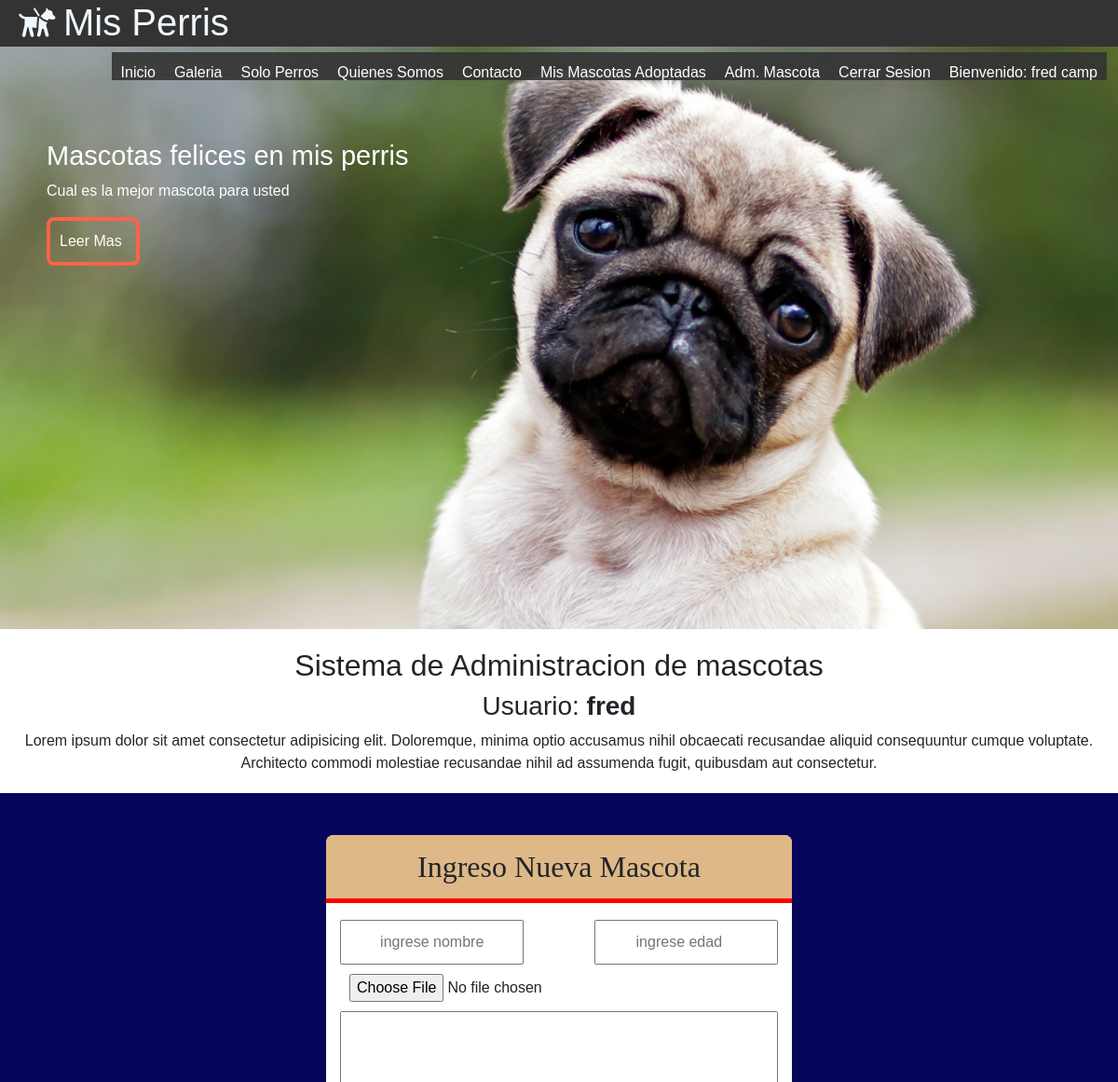
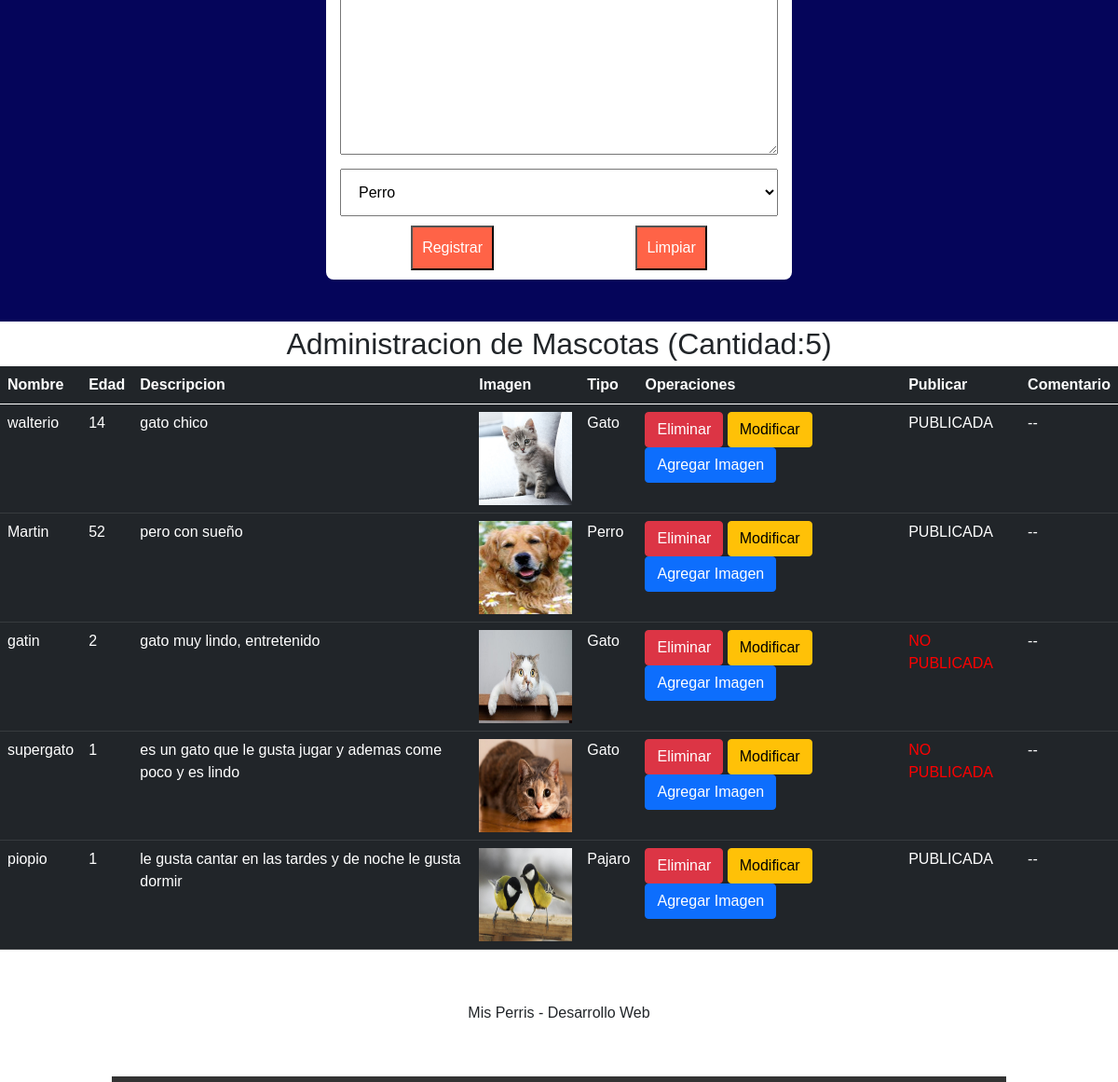
Page /registro/ (signed in) on the committed database (2 pictures, top to bottom).
### misPerris/models.py (models this page shows, shortened)
class Mascota(models.Model):
    nombre = models.CharField(primary_key=True,max_length=25)
    edad = models.IntegerField()
    descripcion = models.TextField()
    imagen = models.ImageField(upload_to='mascotas',default='mascotas/sinimagen.jpg')
    categoria = models.ForeignKey(Categoria, on_delete=models.CASCADE)
    publicar = models.BooleanField(default=False)
    comentario = models.TextField(default='--')
    usuario = models.CharField(null=True,max_length=45)
    dueno = models.CharField(max_length=45,default='--')

class Categoria(models.Model):
    nombre = models.CharField(primary_key=True,max_length=25)
    anno = models.IntegerField()
    imagen = models.ImageField(upload_to='cate',null=True)

### misPerris/views.py (the view, shortened to what this page needs)
# urls.py: path('registro/',registro,name='REG'),
@login_required(login_url='/login/')
@permission_required('misPerris.add_mascota',login_url='/login/')
@permission_required('misPerris.delete_mascota',login_url='/login/')
def registro(request):
    mensaje=""
    usuario_actual = request.user.username
    categorias = Categoria.objects.all() # select * from categoria
    mascotas = Mascota.objects.filter(usuario=usuario_actual)
    cant = Mascota.objects.filter(usuario=usuario_actual).count()
    contexto = {"categorias":categorias,"mensaje":mensaje,"mascotas":mascotas,"cant":cant}
    return render(request, "registro.html",contexto)

### misPerris/templates/registro.html (shortened to what this page needs)
{% extends "base.html" %}
{% load static %}
{% block css %}
<link rel="stylesheet" href="{% static 'css/formulario.css' %}">
<link href="https://cdn.jsdelivr.net/npm/bootstrap@5.0.1/dist/css/bootstrap.min.css" rel="stylesheet"
>
{% endblock css %}
{% block contenido %}
<section id="bienvenida">
    <h2>Sistema de Administracion de mascotas</h2>
    <h3>Usuario: <b>{{user.username}}</b> </h3>
    <p>Lorem ipsum dolor sit amet consectetur adipisicing elit. Doloremque, minima optio accusamus nihil
        obcaecati recusandae aliquid consequuntur cumque voluptate. Architecto commodi molestiae recusandae
        nihil ad assumenda fugit, quibusdam aut consectetur.</p>
</section>
<section id="formulario">
    <form class="form-registro" action="{% url 'REG' %}" method="post" enctype="multipart/form-data">
        <h2 class="form-titulo">Ingreso Nueva Mascota</h2>
        <div class="contenedor-input">
            <input class="col-p" type="text" name="txtNombre" id="txtNombre" placeholder="ingrese nombre" minlength="3"
                maxlength="25" required pattern="[A-Za-z ]{3,25}" title="solamente caracteres de entre 3 y 25 letras">
            <input class="col-p" type="number" name="txtEdad" id="txtEdad" required placeholder="ingrese edad">
            <input class="col-g" type="file" name="txtImg" id="txtImg">
            <textarea name="txtDesc" class="col-g" id="txtDesc" cols="80" rows="10"></textarea>
            <select class="col-g" style="padding: 15px;margin-top: 15px;" name="cboCategoria" id="cboCategoria">
                {% for item in categorias %}
                <option>{{item.nombre}}</option>
                {% endfor %}
            </select>
            <input class="btn-registrar" type="submit" value="Registrar">
            <input class="btn-registrar" type="reset" value="Limpiar">
        </div>
    </form>
</section>
<div style="text-align: center; font-size: xx-large;">Administracion de Mascotas (Cantidad:{{cant}})</div>
<div>
    <table class="table table-dark">
        <thead>
            <tr>
                <th>Nombre</th>
                <th>Edad</th>
                <th>Descripcion</th>
                <th>Imagen</th>
                <th>Tipo</th>
                <th>Operaciones</th>
                <th>Publicar</th>
                <th>Comentario</th>
            </tr>
        </thead>
        <tbody>
            {% for item in mascotas %}
            <tr>
                <td>{{item.nombre}}</td>
                <td>{{item.edad}}</td>
                <td>{{item.descripcion}}</td>
                <td>
                    <img src="{{item.imagen.url}}" alt="" width="100px" height="100px">
                </td>
                <td>{{item.categoria.nombre}}</td>
                <td>
                    <button class="btn btn-danger" onclick="eliminar('{{item.nombre}}')">Eliminar</button>
                    <button class="btn btn-warning" onclick="modificar('{{item.nombre}}')">Modificar</button>
                    <button class="btn btn-primary" data-bs-toggle="modal" data-bs-target="#exampleModal"
                        onclick="galeria('{{item.nombre}}')">Agregar Imagen</button>
                </td>
                <td>
                    {% if item.publicar %}
                    PUBLICADA
                    {% else %}
                    <div style="color: red;">NO PUBLICADA</div>
                    {% endif %}
                </td>
                <td>
                    {{item.comentario}}
                </td>
            </tr>
            {% endfor %}
        </tbody>
    </table>
</div>
{% endblock contenido %}

### misPerris/templates/base.html (shortened to what this page needs)
{% load static %}
<!DOCTYPE html>
<html lang="en">
<head>
    <link rel="stylesheet" href="{% static 'css/estilos.css' %}">
    <link rel="stylesheet" href="{% static 'css/bienvenida.css' %}">
    <link rel="stylesheet" href="{% static 'css/fontello.css' %}">
    {% block css %}
    {% endblock css %}
</head>
<body>
    <header>
        <div class="contenedor">
            <h1 class="icon-guidedog">Mis Perris</h1>
            <nav class="menu">
                <a href="{% url 'IND' %}">Inicio</a>
                <a href="{% url 'GALE' %}">Galeria</a>
                <a href="{% url 'FILTROCATE' 'Perro' %}">Solo Perros</a>
                <a href="{% url 'QUIEN' %}">Quienes Somos</a>
                <a href="">Contacto</a>
                {% if user.is_authenticated %}
                    <a href="{% url 'ADMINUSUARIO' %}">Mis Mascotas Adoptadas</a>
                    <a href="{% url 'REG' %}">Adm. Mascota</a>
                    <a href="{% url 'CERRAR' %}">Cerrar Sesion</a>
                    <a href="">Bienvenido: {{user.first_name}} {{user.last_name}}</a>
                {% else %}
                    <a href="{% url 'LOGIN' %}">Login</a>
                    <a href="{% url 'FORMU' %}">Registrar Usuario</a>
                {% endif %}
            </nav>
        </div>
    </header>
    <main>
        <section id="banner">
            <img src="{% static 'img/perro2.jpg' %}" alt="">
            <div class="contenedor">
                <h2>Mascotas felices en mis perris</h2>
                <p>Cual es la mejor mascota para usted</p>
                <a href="">Leer Mas</a>
            </div>
        </section>
    {% block contenido %}
    {% endblock contenido %}
    </main>
    <footer>
        <div class="contenedor">
            <p>Mis Perris - Desarrollo Web</p>
        </div>
    </footer>
</body>
</html>

### misPerris/static/css/estilos.css (style rules this page uses)
* { margin: 0; padding: 0; font-family: Verdana, Geneva, Tahoma, sans-serif; }
header { width: 100%; height: 50px; background: #333; color: aliceblue; position: fixed; z-index:100; }
h1 { float: left; }
.contenedor { width: 98%; margin: auto; }
footer .contenedor { text-align: center; padding: 40px; font-family: cursive; border-bottom: solid 6px rgb(51, 51, 51); width: 80%; }
#bienvenida { font-family: cursive; text-align: center; margin: 20px 0px }

### misPerris/static/css/bienvenida.css (style rules this page uses)
#bienvenida { font-family: cursive; text-align: center; margin: 20px 0px }

### misPerris/static/css/formulario.css (style rules this page uses)
#formulario { background: rgb(5, 5, 90); padding: 45px; }
.form-titulo { background: burlywood; font-family: cursive; text-align: center; padding: 15px; border-bottom: solid 5px red; border-radius: 8px 8px 0px 0px; }
.form-registro { width: 95%; margin: auto; background: white; max-width: 500px; border-radius: 8px; }
.contenedor-input { padding: 10px 15px; display: flex; flex-wrap: wrap; justify-content: space-between; }
input { padding: 10px; margin-top: 10px; }
.col-p { width: 42%; }
.col-g { width: 100%; }
.btn-registrar { background: tomato; color: white; margin:auto; margin-top: 10px; }

### misPerris/static/css/menu.css (style rules this page uses)
.menu { position: absolute; top: 50px; left:0; width: 100%; height: 100vh; background: rgb(51, 51, 51,0.9); transform: translateX(-100%); transition: 1.5s; }
.menu a { color: white; text-decoration: none; display: block; height: 30px; padding: 10px; border-bottom: solid 1px rgb(255, 255, 255,0.3); }
@media (min-width:1024px) { .menu { position: static; width: auto; height: auto; float: right; display: flex; transform: translateX(0%); } }
@media (min-width:1024px) { .menu a { border: none; } }

### misPerris/static/css/banner.css (style rules this page uses)
#banner img { width: 100%; }
#banner .contenedor { position: absolute; top: 150px; left: 50px; color: white; font-family: cursive; width: 80%; }
#banner h2 { font-size: 29px; }
#banner a { margin-top: 15px; display: block; width: 100px; padding: 10px; border: solid 4px tomato; text-decoration: none; color:white; border-radius: 8px; }

### misPerris/static/css/blog.css (style rules this page uses)
#blog h3, h4 ,input { text-align: center; font-family: cursive; }

### rows in the picture
Mascota: nombre "walterio", edad "14", descripcion "gato chico", imagen (picture), categoria.nombre "Gato", publicar "PUBLICADA", comentario "--"
Mascota: nombre "Martin", edad "52", descripcion "pero con sueño", imagen (picture), categoria.nombre "Perro", publicar "PUBLICADA", comentario "--"
Mascota: nombre "gatin", edad "2", descripcion "gato muy lindo, entretenido", imagen (picture), categoria.nombre "Gato", publicar "NO PUBLICADA", comentario "--"
Mascota: nombre "supergato", edad "1", descripcion "es un gato que le gusta jugar y ademas come poco y es lindo", imagen (picture), categoria.nombre "Gato", publicar "NO PUBLICADA", comentario "--"
Mascota: nombre "piopio", edad "1", descripcion "le gusta cantar en las tardes y de noche le gusta dormir", imagen (picture), categoria.nombre "Pajaro", publicar "PUBLICADA", comentario "--"

### other values in the picture
{{ user.first_name }} "fred"
{{ user.last_name }} "camp"
{{ user.username }} "fred"
{{ cant }} "5"
form field cboCategoria "Perro"
